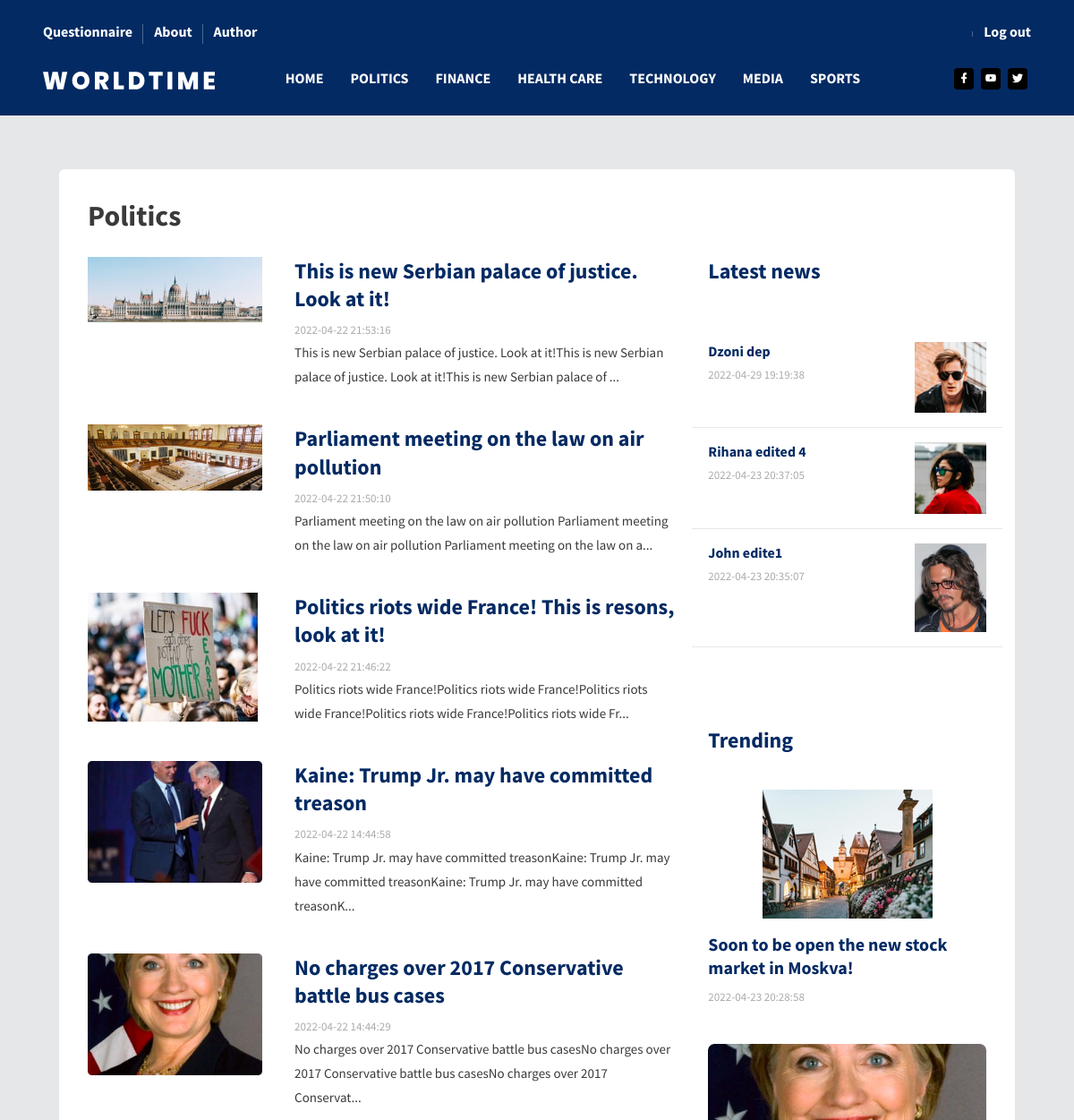
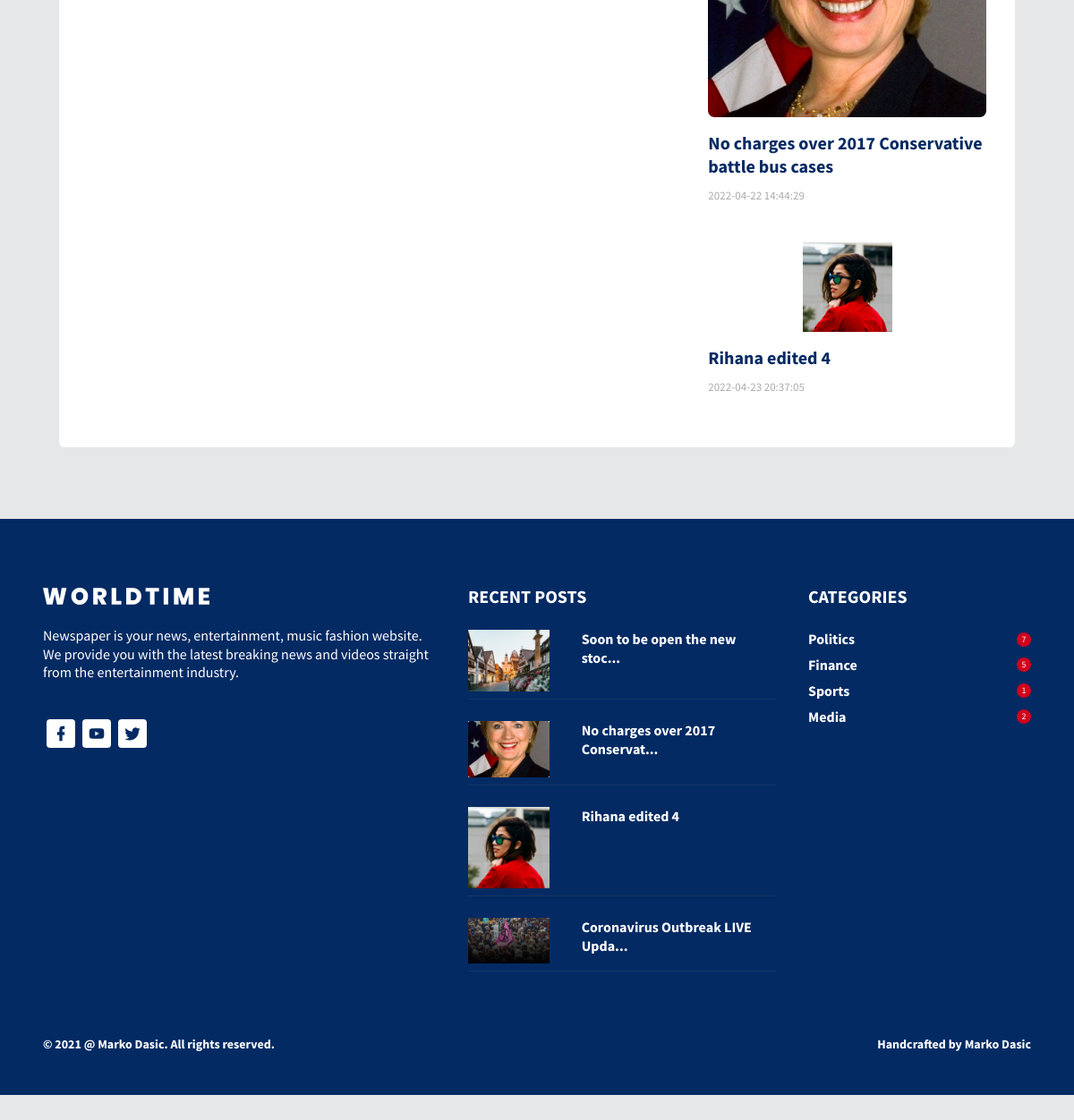
Screenshot of /index.php?pages=category&name=Politics (signed in) with the database file from the repository (2 pictures, top to bottom).
### tables this page shows
CREATE TABLE `category` (
  `id_category` int(255) NOT NULL,
  `name` varchar(255) NOT NULL
);

CREATE TABLE `vest` (
  `id_vest` int(255) NOT NULL,
  `title` varchar(200) NOT NULL,
  `date` timestamp NOT NULL DEFAULT CURRENT_TIMESTAMP,
  `description` varchar(5000) NOT NULL,
  `ban` int(2) NOT NULL DEFAULT '0',
  `active` tinyint(1) NOT NULL DEFAULT '0',
  `id_author` int(255) NOT NULL,
  `id_image` int(255) NOT NULL,
  `id_category` int(255) NOT NULL,
  `id_vest_type` int(255) NOT NULL
);

CREATE TABLE `image` (
  `id_image` int(11) NOT NULL,
  `type` varchar(255) NOT NULL,
  `path` varchar(255) NOT NULL,
  `size` int(255) NOT NULL,
  `alt` varchar(255) NOT NULL
);

CREATE TABLE `user_like` (
  `id_user_like` int(255) NOT NULL,
  `id_user` int(255) NOT NULL,
  `id_vest` int(255) NOT NULL,
  `is_liked` tinyint(1) NOT NULL DEFAULT '1'
);

### models/functions.php (called while the page is built, shortened)
<?php
function GetCategory(){
    global $conn;
    $res = $conn->query("SELECT * FROM category")->fetchAll();
    return $res;
}
function GetNewNews($lim){
    global $conn;
    $res = $conn->query("SELECT * FROM vest v
    JOIN vest_type vt ON v.id_vest_type = vt.id_vest_type
    JOIN image i ON v.id_image=i.id_image
    WHERE v.ban = 0 AND v.active=0
    ORDER BY date DESC LIMIT 0,".$lim);
    return $res->fetchAll();
}
function GetNewNewsForCategory($category,$lim){
    global $conn;
    $res = $conn->query("SELECT * FROM vest v
    JOIN vest_type vt ON v.id_vest_type = vt.id_vest_type
    JOIN category c ON v.id_category = c.id_category
    JOIN image i ON v.id_image=i.id_image
    WHERE c.name LIKE '%$category%' AND v.ban = 0 AND v.active=0
    ORDER BY date DESC
    LIMIT 0,$lim");
    return $res->fetchAll();
}
function GetNumberPostFromCategory($name){
    global $conn;
    $quer = "SELECT name, COUNT(*) AS number FROM category c
    JOIN vest v ON c.id_category = v.id_category
 	WHERE name LIKE '%$name%'
    GROUP BY name";
    $res = $conn->query($quer);
    return $res->fetch();
}
function GetMostLikesNews($lim){
    global $conn;
    $quer = "SELECT *, COUNT(id_user_like) AS number_like   FROM user_like ul
    JOIN vest v ON ul.id_vest = v.id_vest
    JOIN image i ON v.id_image=i.id_image
    JOIN vest_type vt ON v.id_vest_type = vt.id_vest_type
    WHERE ul.is_liked > 0 AND v.ban = 0 AND v.active=0
    GROUP BY title
    ORDER BY number_like
    LIMIT 0, $lim";
    $res = $conn->query($quer);
    return $res->fetchAll();
}

### view/pages/singe-category.php (the view, shortened to what this page needs)
<?php
    $name = $_GET['name'];
    $arr_news = GetNewNewsForCategory($name,5);
    $arr_last_news = GetNewNews(3);
    $popular = GetMostLikesNews(3);
?>
<div class="content-wrapper">
          <div class="container">
            <div class="col-sm-12">
              <div class="card" data-aos="fade-up">
                <div class="card-body">
                  <div class="row">
                    <div class="col-sm-12">
                      <h1 class="font-weight-600 mb-4">
                        <?=$name?>
                      </h1>
                    </div>
                  </div>
                  <div class="row">
                    <div class="col-lg-8">
                <?php foreach($arr_news as $el):?>
                      <div class="row">
                        <div class="col-sm-4 grid-margin">
                          <div class="rotate-img">
                            <a href = "index.php?pages=vest&id=<?= $el->id_vest?>"><img
                              src="<?=$el->path?>"
                              alt="<?=$el->alt?>"
                              class="img-fluid"
                            /></a>
                          </div>
                        </div>
                        <div class="col-sm-8 grid-margin">
                          <h2 class="font-weight-600 mb-2">
                            <a href="index.php?pages=vest&id=<?= $el->id_vest?>" class="link-blue"><?=$el->title?></a>
                          </h2>
                          <p class="fs-13 text-muted mb-0">
                            <span class="mr-2"><?=$el->date?></span>
                          </p>
                          <p class="fs-15">
                          <?php if (strlen($el->description) > 130) {
                                      echo substr($el->description, 0, 130) . '...';
                                } else {
                                    echo $el->description;
                                }
                            ?>
                          </p>
                        </div>
                      </div>
                <?php endforeach?>
                </div>
                <div class="col-lg-4">
                      <h2 class="mb-4 text-primary font-weight-600">
                        Latest news
                      </h2>
                      <div class="row">
                        <div class="col-sm-12">
                          <div class="pb-2 pt-4">
                        <?php foreach($arr_last_news as $el):?>
                            <div class="row py-3 border-bottom">
                              <div class="col-sm-8">
                                <h5 class="font-weight-600 mb-1">
                                  <a href="index.php?pages=vest&id=<?= $el->id_vest?>" class="link-blue"><?=$el->title?></a>
                                </h5>
                                <p class="fs-13 text-muted mb-0">
                                  <span class="mr-2">
                                  <?=$el->date;
                                    ?>
                                  </span>
                                </p>
                              </div>
                              <div class="col-sm-4">
                                <div class="rotate-img">
                                  <a href="index.php?pages=vest&id=<?= $el->id_vest?>"><img
                                    src="<?= $el->path?>"
                                    alt="<?=$el->alt?>"
                                    class="img-fluid"
                                  /></a>
                                </div>
                              </div>
                            </div>
                            <?php endforeach?>
                            </div>
                        </div>
                      </div>
                      <div class="trending">
                        <h2 class="mb-4 text-primary font-weight-600">
                          Trending
                        </h2>
                        <?php foreach($popular as $el):?>
                            <div class="mb-4 pt-3">
                          <div class="rotate-img d-flex justify-content-center">
                            <a href="index.php?pages=vest&id=<?= $el->id_vest?>"><img
                              src="<?=$el->path?>"
                              alt="<?=$el->alt?>"
                              class="img-fluid"
                            /></a>
                          </div>
                          <h3 class="mt-3 font-weight-600">
                            <a href="index.php?pages=vest&id=<?= $el->id_vest?>" class="link-blue">
                            <?php if (strlen($el->title) > 50) {
                                      echo substr($el->title, 0, 50) . '...';
                                } else {
                                    echo $el->title;
                                }
                            ?>
                            </a>
                          </h3>
                          <p class="fs-13 text-muted mb-0">
                            <span class="mr-2"><?=$el->date?></span>
                          </p>
                        </div>
                        <?php endforeach?>
                        </div>
                  </div>
                </div>
              </div>
            </div>
          </div>
        </div>

### view/fixed/nav.php (shortened to what this page needs)
<?php
  include "models/config.php";
  include "models/functions.php";
  $nav = GetCategory();
?>
<header id="header">
          <div class="container">
            <nav class="navbar navbar-expand-lg navbar-light">
              <div class="navbar-top">
                <div class="d-flex justify-content-between align-items-center">
                  <ul class="navbar-top-left-menu">
                    <?php if(isset($_SESSION['user'])):?>
                    <li class="nav-item">
                      <a href="index.php?pages=questionnaire&id=1" class="nav-link">Questionnaire</a>
                    </li>
                    <?php endif?>
                    <li class="nav-item">
                      <a href="index.php?pages=about" class="nav-link">About</a>
                    </li>
                    <li class="nav-item">
                      <a href="index.php?pages=author" class="nav-link">Author</a>
                    </li>
                  </ul>
                  <ul class="navbar-top-right-menu">
                    <?php if(!isset($_SESSION['user'])){?>
                    <li class="nav-item">
                      <a href="index.php?pages=log-in" class="nav-link">Login</a>
                    </li>
                    <li class="nav-item">
                      <a href="index.php?pages=registration" class="nav-link">Sign in</a>
                    </li>
                    <?php }else{?>
                    <li class="nav-item">
                      <a href="#" class="nav-link"><?=$_SESSION['user']->first_name?> <?=$_SESSION['user']->last_name?></a>
                    </li>
                    <li class="nav-item">
                      <a href="models/log-out.php" class="nav-link">Log out</a>
                    </li>
                    <?php } ?>
                  </ul>
                </div>
              </div>
              <div class="navbar-bottom">
                <div class="d-flex justify-content-between align-items-center">
                  <div>
                    <a class="navbar-brand" href="index.php"
                      ><img src="assets/images/logo.svg" alt=""
                    /></a>
                  </div>
                  <div>
                    <div
                      class="navbar-collapse justify-content-center collapse"
                      id="navbarSupportedContent"
                    >
                      <ul
                        class="navbar-nav d-lg-flex justify-content-between align-items-center" id="header-nav"
                      >
                        <li class="nav-item active">
                          <a class="nav-link" href="index.php">Home</a>
                        </li>
                        <?php foreach($nav as $el):?>
                        <li class="nav-item">
                          <a class="nav-link" href="index.php?pages=category&name=<?=$el->name?>"><?php echo $el->name == "Health_care" ? "Health Care": $el->name?></a>
                        </li>
                        <?php endforeach?>
                      </ul>
                    </div>
                  </div>
                  <ul class="social-media">
                    <li>
                      <a href="https://sr-rs.facebook.com/">
                        <i class="mdi mdi-facebook"></i>
                      </a>
                    </li>
                    <li>
                      <a href="https://www.youtube.com/">
                        <i class="mdi mdi-youtube"></i>
                      </a>
                    </li>
                    <li>
                      <a href="https://twitter.com/?lang=sr">
                        <i class="mdi mdi-twitter"></i>
                      </a>
                    </li>
                  </ul>
                </div>
              </div>
            </nav>
          </div>
        </header>

### view/fixed/footer.php (shortened to what this page needs)
<?php
  $popular = GetMostLikesNews(4);
  $arr[0] = GetNumberPostFromCategory("Politics");
  $arr[1] = GetNumberPostFromCategory("Finance");
  $arr[2] = GetNumberPostFromCategory("Sport");
  $arr[3] = GetNumberPostFromCategory("Media");
?>
<br/>
<br/>
<br/>
<br/>
<footer>
<div class="footer-top">
            <div class="container-lg">
              <div class="row">
                <div class="col-sm-5">
                  <img src="assets/images/logo.svg" class="footer-logo" alt="" />
                  <h5 class="font-weight-normal mt-4 mb-5">
                    Newspaper is your news, entertainment, music fashion website. We
                    provide you with the latest breaking news and videos straight from
                    the entertainment industry.
                  </h5>
                  <ul class="social-media">
                    <li>
                      <a href="https://sr-rs.facebook.com/">
                        <i class="mdi mdi-facebook"></i>
                      </a>
                    </li>
                    <li>
                      <a href="https://www.youtube.com/">
                        <i class="mdi mdi-youtube"></i>
                      </a>
                    </li>
                    <li>
                      <a href="https://twitter.com/?lang=sr">
                        <i class="mdi mdi-twitter"></i>
                      </a>
                    </li>
                  </ul>
                </div>
                <div class="col-sm-4">
                  <h3 class="font-weight-bold mb-3">RECENT POSTS</h3>
                  <?php foreach($popular as $el):?>
                  <div class="row mt-4">
                    <div class="col-sm-12">
                      <div class="footer-border-bottom pb-2">
                        <div class="row">
                          <div class="col-md-4 col-12">
                            <a href="index.php?pages=vest&id=<?=$el->id_vest?>" > <img
                              src="<?=$el->path?>"
                              alt="<?=$el->alt?>"
                              class="img-fluid"
                            /></a>
                          </div>
                          <div class="col-md-8 col-12">
                            <h5 class="font-weight-600">
                              <a href="index.php?pages=vest&id=<?=$el->id_vest?> " class="link">
                              <?php if (strlen($el->title) > 30) {
                                                echo substr($el->title, 0, 30) . '...';
                                            } else {
                                                echo $el->title;
                                            }
                               ?>
                            </a>
                            </h5>
                          </div>
                        </div>
                      </div>
                    </div>
                  </div>
                  <?php endforeach?>
                </div>
                <div class="col-sm-3">
                  <h3 class="font-weight-bold mb-3">CATEGORIES</h3>
                  <?php foreach($arr as $el):?>
                  <div class="pt-2">
                    <div class="d-flex justify-content-between align-items-center">
                      <h5 class="mb-0 font-weight-600"><?=$el->name?></h5>
                      <div class="count"><?=$el->number?></div>
                    </div>
                  </div>
                  <?php endforeach?>
                </div>
              </div>
            </div>
          </div>
          <div class="footer-bottom">
            <div class="container">
              <div class="row">
                <div class="col-sm-12">
                  <div class="d-sm-flex justify-content-between align-items-center">
                    <div class="fs-14 font-weight-600">
                      © 2021 @ <a href="https://www.bootstrapdash.com/" target="_blank" class="text-white"> Marko Dasic</a>. All rights reserved.
                    </div>
                    <div class="fs-14 font-weight-600">
                      Handcrafted by <a href="https://www.bootstrapdash.com/" target="_blank" class="text-white">Marko Dasic</a>
                    </div>
                  </div>
                </div>
              </div>
            </div>
          </div>
</footer>
</html>

### view/pages/singe-category.php (style rules this page uses)
.link-blue { color:#032a63 !important; }
.link { color:#fff !important; }

### view/fixed/footer.php (style rules this page uses)
.link { color:white !important; }
.link-blue { color:#032a63 !important; }

### rows the page displays
category: name "POLITICS"
category: name "FINANCE"
category: name "HEALTH CARE"
category: name "TECHNOLOGY"
category: name "MEDIA"
category: name "SPORTS"
vest: id_image.path (picture), title "This is new Serbian palace of justice. Look at it!", date "2022-04-22 21:53:16", description "This is new Serbian palace of justice. Look at it!This is new Serbian palace of justice. Look at it!This is new Serbian palace of"
vest: id_image.path (picture), title "Parliament meeting on the law on air pollution", date "2022-04-22 21:50:10", description "Parliament meeting on the law on air pollution Parliament meeting on the law on air pollution Parliament meeting on the law on a"
vest: id_image.path (picture), title "Politics riots wide France! This is resons, look at it!", date "2022-04-22 21:46:22", description "Politics riots wide France!Politics riots wide France!Politics riots wide France!Politics riots wide France!Politics riots wide Fr"
vest: id_image.path (picture), title "Kaine: Trump Jr. may have committed treason", date "2022-04-22 14:44:58", description "Kaine: Trump Jr. may have committed treasonKaine: Trump Jr. may have committed treasonKaine: Trump Jr. may have committed treasonK"
vest: id_image.path (picture), title "No charges over 2017 Conservative battle bus cases", date "2022-04-22 14:44:29", description "No charges over 2017 Conservative battle bus casesNo charges over 2017 Conservative battle bus casesNo charges over 2017 Conservat"
vest: title "Dzoni dep", date "2022-04-29 19:19:38", id_image.path (picture)
vest: title "Rihana edited 4", date "2022-04-23 20:37:05", id_image.path (picture)
vest: title "John edite1", date "2022-04-23 20:35:07", id_image.path (picture)
user_like: image.path (picture), id_vest.title "Soon to be open the new stock market in Moskva!", id_vest.date "2022-04-23 20:28:58", id_vest.title "Soon to be open the new stoc"
user_like: image.path (picture), id_vest.title "No charges over 2017 Conservative battle bus cases", id_vest.date "2022-04-22 14:44:29", id_vest.title "No charges over 2017 Conservat"
user_like: image.path (picture), id_vest.title "Rihana edited 4", id_vest.date "2022-04-23 20:37:05"
user_like: image.path (picture), id_vest.title "Coronavirus Outbreak LIVE Upda"

### other values shown
$name "Politics"
$el->name "Politics"
$el->number "7"
$el->name "Finance"
$el->number "5"
$el->name "Sports"
$el->number "1"
$el->name "Media"
$el->number "2"
